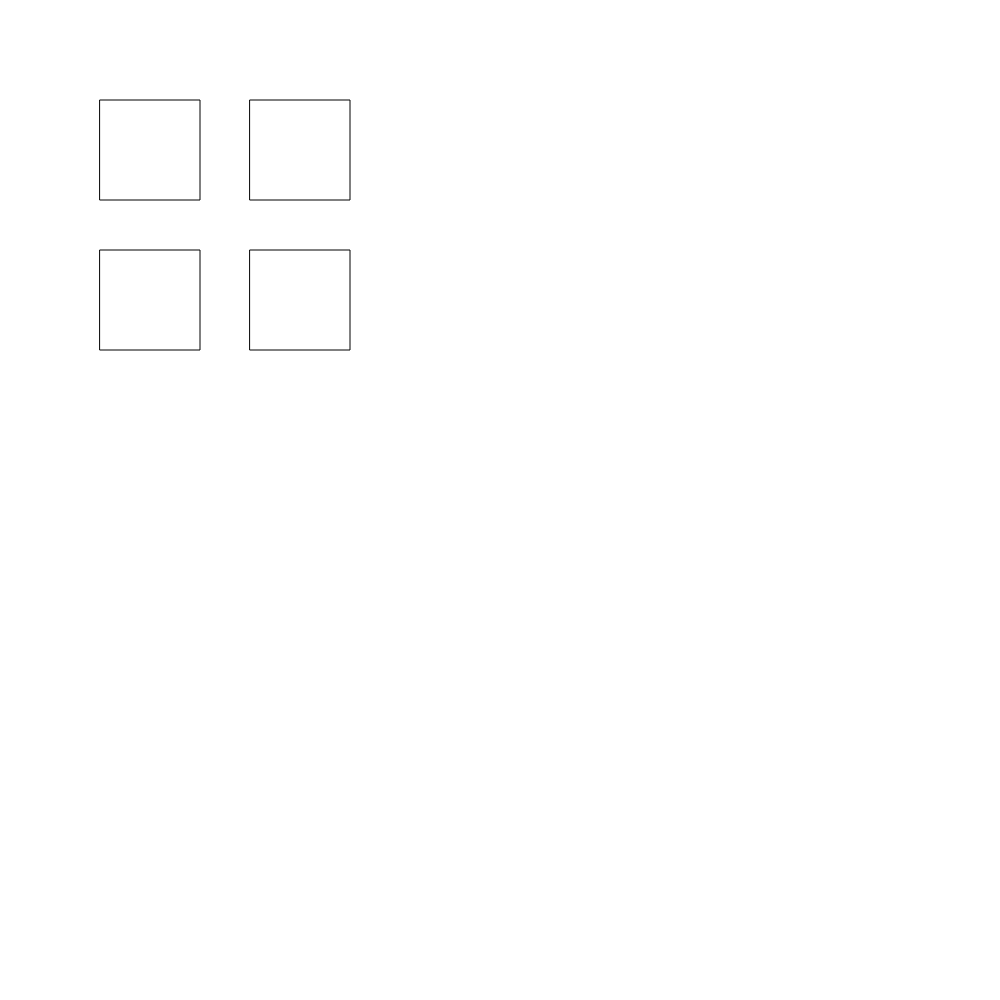
Frame 1 (no input)
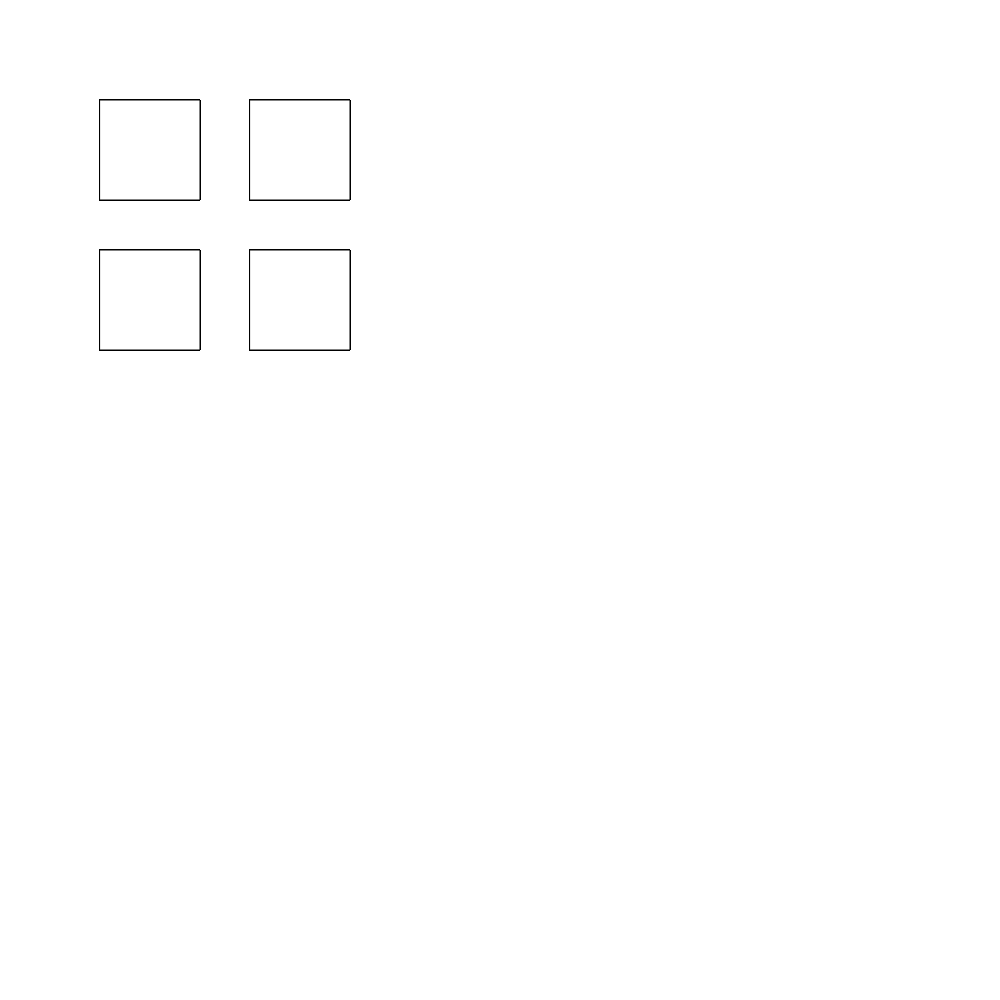
Frame 60 (no input)
Frame 120 (the mouse pressed at the canvas centre since frame 60): identical to frame 60, image omitted

The p5.js sketch that drew these frames (run headless with seeded random() and noise() and a simulated clock; from frame 60 on, the mouse is pressed at the canvas centre):

// p5.js sketch
// ── sketch.js
function setup() {
  createCanvas(1000, 1000);
}

function draw() {
  rect(100, 100, 100, 100);
  rect(250, 100, 100, 100);
  rect(100, 250, 100, 100);
  rect(250, 250, 100, 100);
}
